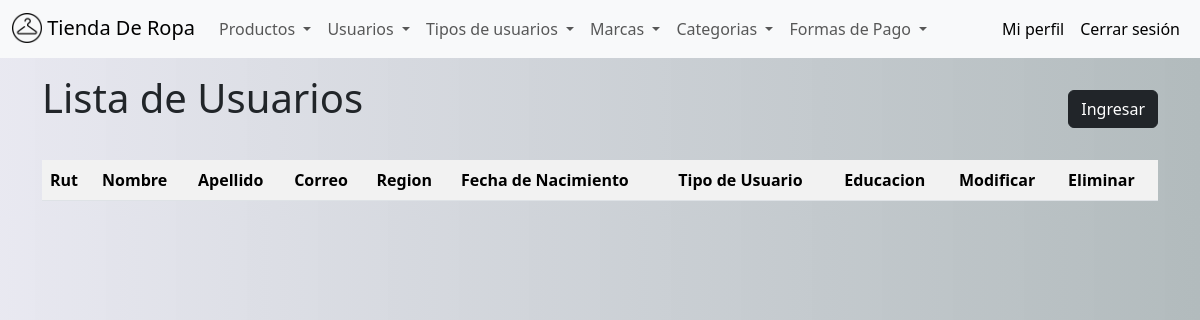
The app's page /staff/listarUsuario (signed in), older data.
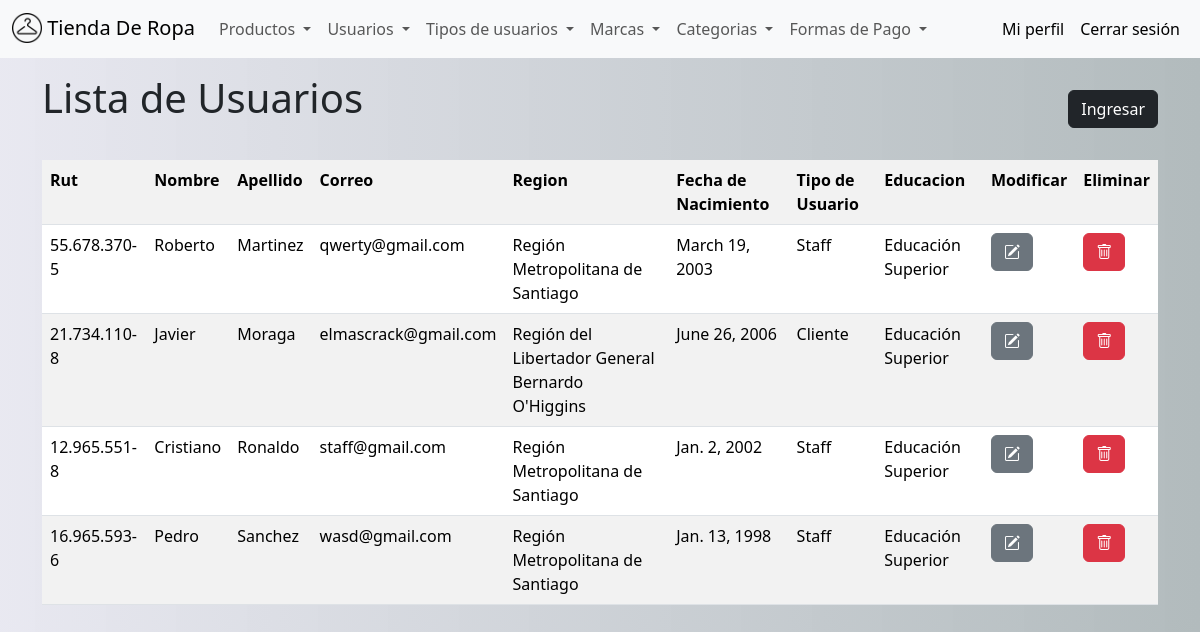
The same page, newer data.
### usuarios/models.py (models this page shows, shortened)
class Usuario(models.Model):
    rut = models.CharField(
        primary_key=True,
        max_length=15,
        validators=[validate_rut],
        verbose_name='RUT',
        help_text='Ingrese el RUT en el formato 12.345.678-9'
    )
    nombre = models.CharField(max_length=50, verbose_name='Nombre')
    apellido = models.CharField(max_length=50, verbose_name='Apellido')
    correo = models.EmailField(max_length=100, verbose_name='Correo Electrónico')
    region = models.CharField(max_length=100, verbose_name='Región')
    fecha_nacimiento = models.DateField(verbose_name='Fecha de Nacimiento')
    tipo_usuario = models.ForeignKey(TipoDeUsuario, default=None, null=True, blank=True, on_delete=models.CASCADE , verbose_name='Tipo de usuario')
    EDUCACION_CHOICES = [
        ('Sin educación', 'Sin educación'),
        ('Educación Preescolar', 'Educación Preescolar'),
        ('Educación Básica', 'Educación Básica'),
        ('Educación Media', 'Educación Media'),
        ('Educación Superior', 'Educación Superior'),
    ]
    educacion = models.CharField(
        max_length=20,
        choices=EDUCACION_CHOICES,
        verbose_name='Nivel de Educación'
    )
    contrasenna = models.CharField(max_length=128, verbose_name='Contraseña')
    class Meta:
        verbose_name = 'Usuario'
        verbose_name_plural = 'Usuarios'
        ordering = ['apellido', 'nombre']

class TipoDeUsuario(models.Model):
    nombre = models.CharField(max_length=50, verbose_name='Tipo de Usuario')
    activo = models.BooleanField(default=False)
    def __str__(self):
        return self.nombre

### staff/views.py (the view)
# urls.py: path("listarUsuario", views.listarUsuario, name="listarUsuario"),
@el_usuario_no_es_cliente
@login_required(login_url='login')
def listarUsuario(request):
    listado = Usuario.objects.all()
    context = {"listado":listado}
    return render(request, "listarUsuario.html",context)

### staff/templates/listarUsuario.html
{%extends "base_staff.html"%}{%block tittle%}Usuarios{%endblock%}
{%block titulolista%}Lista de Usuarios{%endblock%}
{%block urlboton%}{%url 'guardarUsuario'%}{%endblock%}
{%block content%}
<table class="table table-responsive table-striped">
    <tr>
        <th><label>Rut</label></th>
        <th><label>Nombre</label></th>
        <th><label>Apellido</label></th>
        <th><label>Correo</label></th>
        <th><label>Region</label></th>
        <th><label>Fecha de Nacimiento</label></th>
        <th><label>Tipo de Usuario</label></th>
        <th><label>Educacion</label></th>
        <th><label>Modificar</label></th>
        <th><label>Eliminar</label></th>
    </tr>
{% for item in listado %}
    <tr>
        <td><label>{{ item.rut }}</label></td>
        <td><label>{{ item.nombre | capfirst }}</label></td>
        <td><label>{{ item.apellido | capfirst }}</label></td>
        <td><label>{{ item.correo }}</label></td>
        <td><label>{{ item.region }}</label></td>
        <td><label>{{ item.fecha_nacimiento }}</label></td>
        <td><label>{{ item.tipo_usuario }}</label></td>
        <td><label>{{ item.educacion }}</label></td>
        <td><a href="{% url 'buscarUsuario' pk=item.rut %}" class="btn btn-secondary"><i class="bi bi-pencil-square"></i></a></td>
        <td><a href="{% url 'eliminarUsuario' pk=item.rut %}" class="btn btn-danger"><i class="bi bi-trash"></i></a></td>
    </tr>
{% endfor %}
</table>
{%endblock%}

Row changes from the older to the newer data that the page shows:
added Usuario: rut "55.678.370-5", nombre "Roberto", apellido "Martinez", correo "qwerty@gmail.com", region "Región Metropolitana de Santiago", fecha_nacimiento "March 19, 2003", tipo_usuario "Staff", educacion "Educación Superior"
added Usuario: rut "21.734.110-8", nombre "Javier", apellido "Moraga", correo "elmascrack@gmail.com", region "Región del Libertador General Bernardo O'Higgins", fecha_nacimiento "June 26, 2006", tipo_usuario "Cliente", educacion "Educación Superior"
added Usuario: rut "12.965.551-8", nombre "Cristiano", apellido "Ronaldo", correo "staff@gmail.com", region "Región Metropolitana de Santiago", fecha_nacimiento "Jan. 2, 2002", tipo_usuario "Staff", educacion "Educación Superior"
added Usuario: rut "16.965.593-6", nombre "Pedro", apellido "Sanchez", correo "wasd@gmail.com", region "Región Metropolitana de Santiago", fecha_nacimiento "Jan. 13, 1998", tipo_usuario "Staff", educacion "Educación Superior"
